Frame 1 (no input): blank canvas, image omitted
Frame 60 (the mouse pressed at the canvas centre just before this capture): blank canvas, image omitted
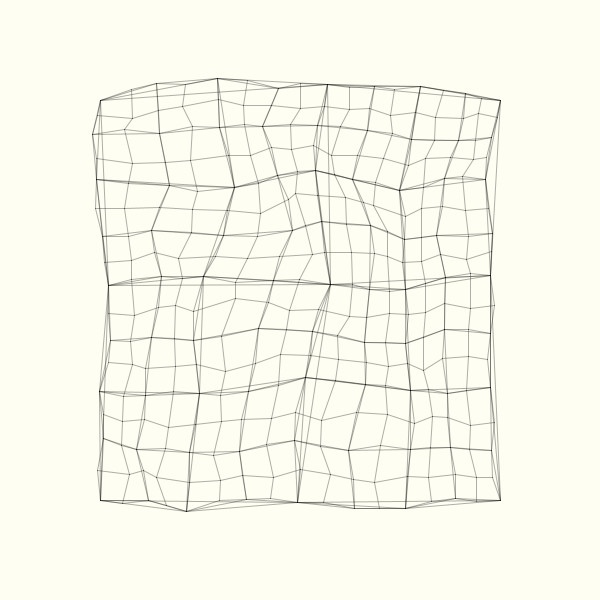
Frame 120 (the mouse held since frame 60 and released just before this capture)

The Processing sketch whose frames 1 and 60 were blank and that drew this single picture after the mouse press (run headless with seeded random() and noise(); from frame 60 on, the mouse is pressed at the canvas centre):

// Processing sketch: Creation_Fractales
// ── Creation_Fractales.pde
float[][] old_gridX, old_gridY; //coordonnées de la grille actuelle
float[][] new_gridX, new_gridY;// coordinnées après subdivision

int subdivision, old_subdivision;
float scale, old_scale;
float xb, yb; //position de la souris

void setup() {
  size(600, 600);
  subdivision = 8;
  scale = 0.12;
  old_subdivision = subdivision;
  old_scale= scale;
}

void draw() {

  xb = mouseX;
  yb = mouseY;
  subdivision = int((xb/600)*8); //la subdivision dépend de la souris en x
  scale = yb *10/(8*5);
  scale = scale /1000; //permet de garder la forme du cube sinon la grille explose car le hasard devient trop grand

  if ((old_subdivision != subdivision) || (old_scale != scale)) //!ligne suggérée par Chat GPT! Elle permet de ne pas recalculer la grille en permanence et d'avoir un programme plus fluide. Le calcul se fait seulement quand la souris bouge
  {

    background(#FFFEF2);
    int level=0; //niveau actuel de subdivision
    int n=2;

    //grille initiale 2*2
    old_gridX = new float[n][n];
    old_gridY= new float[n][n];

    // création des 4 points de départ dans les coins
    old_gridX[0][0] = 100;
    old_gridY[0][0] = 100;

    old_gridX[0][1] = 100;
    old_gridY[0][1] = 500;

    old_gridX[1][0] = 500;
    old_gridY[1][0] = 100;

    old_gridX[1][1] = 500;
    old_gridY[1][1] = 500;

    while (level<subdivision) { //boucle de subdivision
      int newN = 2*n-1; //nouvelle taille de la grille après la subdivision
      new_gridX = new float[newN][newN]; //nouvelles grilles
      new_gridY = new float[newN][newN];


      for (int i = 0; i < newN; i++) {
        for (int j = 0; j < newN; j++) {

          int ii = i / 2; // indice correspondant à l'ancienne grille
          int jj = j / 2;

          // Cas 1 : Coin de la grille (point déja existant)
          
          if (i % 2 == 0 && j % 2 == 0) { //si i et j sont pairs alors le point existait déja dans l'ancienne grille
            new_gridX[i][j] = old_gridX[ii][jj];//on le recopie
            new_gridY[i][j] = old_gridY[ii][jj];
          }

          // Cas 2 : Point situé entre 2 points sur une ligne
          else if (i % 2 == 0 && j % 2 == 1) {
            
            //Moyenne des coordonnées des deux points en horizontal
            float x = (old_gridX[ii][jj] + old_gridX[ii][jj + 1]) / 2; //nouvelle coordonnée x du nouveau point
            float y = (old_gridY[ii][jj] + old_gridY[ii][jj + 1]) / 2; // nouvelle coordonnée y du nouveau point

            float d = dist(
              old_gridX[ii][jj], old_gridY[ii][jj],
              old_gridX[ii][jj + 1], old_gridY[ii][jj + 1] //calcul distance entre 2 points existants
              );

            float rng = d * scale; // le hasard est proprtionnel à la distance

            new_gridX[i][j] = x + random(-rng, rng); // ajout du hasard sur la position moyenne
            new_gridY[i][j] = y + random(-rng, rng);
          }

          // Cas 3 : Point situé entre 2 points sur une colonne
          else if (i % 2 == 1 && j % 2 == 0) {
            float x = (old_gridX[ii][jj] + old_gridX[ii + 1][jj]) / 2; //Moyenne
            float y = (old_gridY[ii][jj] + old_gridY[ii + 1][jj]) / 2;

            float d = dist(
              old_gridX[ii][jj], old_gridY[ii][jj],
              old_gridX[ii + 1][jj], old_gridY[ii + 1][jj]
              );

            float rng = d * scale;

            new_gridX[i][j] = x + random(-rng, rng);
            new_gridY[i][j] = y + random(-rng, rng);
          }

          // Cas 4 : Centre du carré (diagonale)
          else {
            float x = (old_gridX[ii][jj] +old_gridX[ii + 1][jj + 1])/ 2; // Moyenne diagonale des coins d'un carré
            float y = ( old_gridY[ii][jj] +old_gridY[ii + 1][jj + 1]) / 2;

            float d = dist(old_gridX[ii][jj], old_gridY[ii][jj], old_gridX[ii + 1][jj + 1], old_gridY[ii + 1][jj + 1]);

            float rng = d * scale;

            new_gridX[i][j] = x + random(-rng, rng);
            new_gridY[i][j] = y + random(-rng, rng);
          }
        }
      }


      drawGrid(new_gridX, new_gridY);
      
      //préparer la grille pour la prochaine subdivision
      old_gridX= new_gridX;
      old_gridY= new_gridY;
      n= newN;
      level++;
    }


    old_subdivision = subdivision;
    old_scale=scale;
  }
}


// Dessine la grille, relie les points voisins horizontalement et verticalement
void drawGrid(float[][] X, float[][] Y) {
  stroke(0, 80);
  for (int i = 0; i < X.length; i++) {
    for (int j = 0; j < Y.length; j++) {
      // ligne verticale
      if (i < X.length-1) line(X[i][j], Y[i][j], X[i+1][j], Y[i+1][j]);//je relie chaque point à ses voisins
      // ligne horizontale
      if (j < Y.length-1) line(X[i][j], Y[i][j], X[i][j+1], Y[i][j+1]);
    }
  }
}
